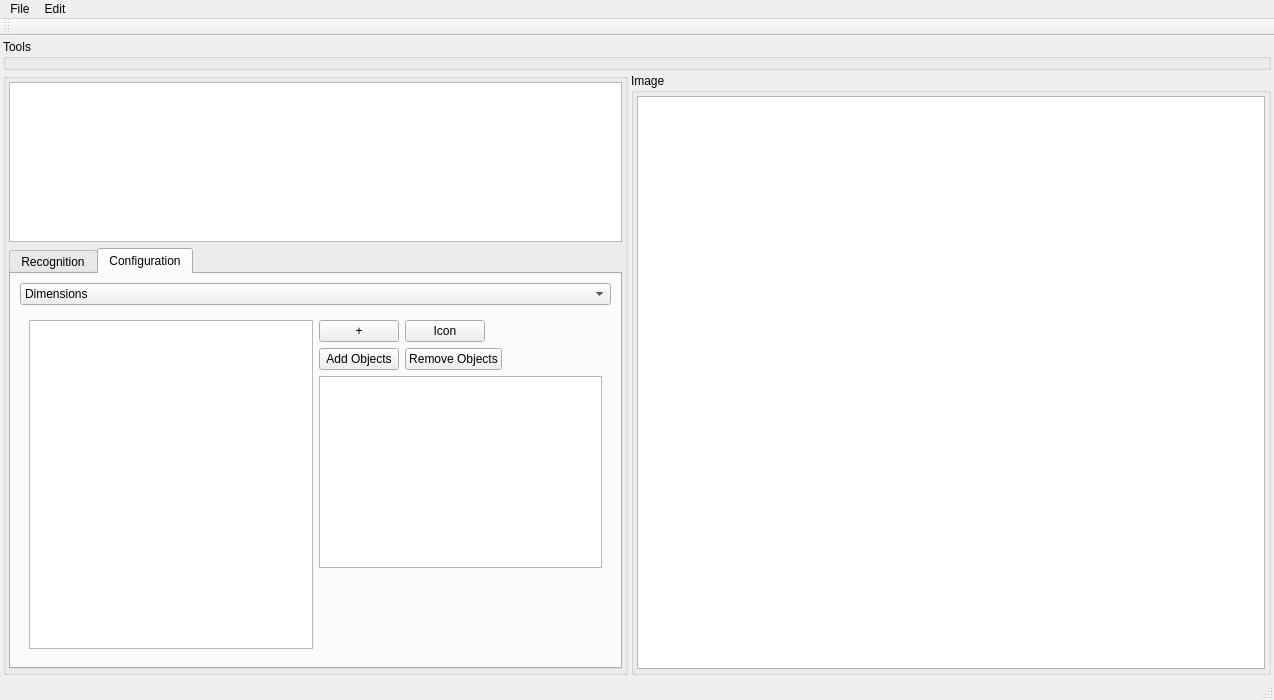
<?xml version="1.0" encoding="UTF-8"?>
<ui version="4.0">
 <class>MainWindow</class>
 <widget class="QMainWindow" name="MainWindow">
  <property name="geometry">
   <rect>
    <x>0</x>
    <y>0</y>
    <width>1274</width>
    <height>700</height>
   </rect>
  </property>
  <property name="windowTitle">
   <string>BloodCellApp</string>
  </property>
  <widget class="QWidget" name="centralwidget">
   <layout class="QVBoxLayout" name="verticalLayout_3">
    <property name="spacing">
     <number>3</number>
    </property>
    <property name="leftMargin">
     <number>3</number>
    </property>
    <property name="topMargin">
     <number>3</number>
    </property>
    <property name="rightMargin">
     <number>3</number>
    </property>
    <property name="bottomMargin">
     <number>3</number>
    </property>
    <item>
     <widget class="QGroupBox" name="groupBox">
      <property name="title">
       <string>Tools</string>
      </property>
      <layout class="QHBoxLayout" name="horizontalLayout">
       <property name="spacing">
        <number>3</number>
       </property>
       <property name="leftMargin">
        <number>3</number>
       </property>
       <property name="topMargin">
        <number>3</number>
       </property>
       <property name="rightMargin">
        <number>3</number>
       </property>
       <property name="bottomMargin">
        <number>3</number>
       </property>
      </layout>
     </widget>
    </item>
    <item>
     <layout class="QHBoxLayout" name="horizontalLayout_3">
      <item>
       <widget class="QGroupBox" name="groupBox_2">
        <property name="title">
         <string/>
        </property>
        <layout class="QVBoxLayout" name="verticalLayout_4">
         <property name="leftMargin">
          <number>3</number>
         </property>
         <property name="topMargin">
          <number>3</number>
         </property>
         <property name="rightMargin">
          <number>3</number>
         </property>
         <property name="bottomMargin">
          <number>3</number>
         </property>
         <item>
          <widget class="QListView" name="lvImages">
           <property name="minimumSize">
            <size>
             <width>200</width>
             <height>0</height>
            </size>
           </property>
           <property name="iconSize">
            <size>
             <width>30</width>
             <height>30</height>
            </size>
           </property>
          </widget>
         </item>
         <item>
          <widget class="QTabWidget" name="tabWidget">
           <property name="currentIndex">
            <number>1</number>
           </property>
           <widget class="QWidget" name="tRecognition">
            <attribute name="title">
             <string>Recognition</string>
            </attribute>
            <layout class="QVBoxLayout" name="verticalLayout_2">
             <item>
              <widget class="QTableView" name="tvAtlas">
               <property name="minimumSize">
                <size>
                 <width>0</width>
                 <height>350</height>
                </size>
               </property>
               <property name="iconSize">
                <size>
                 <width>50</width>
                 <height>50</height>
                </size>
               </property>
               <attribute name="horizontalHeaderVisible">
                <bool>false</bool>
               </attribute>
               <attribute name="horizontalHeaderDefaultSectionSize">
                <number>150</number>
               </attribute>
               <attribute name="horizontalHeaderMinimumSectionSize">
                <number>150</number>
               </attribute>
               <attribute name="verticalHeaderVisible">
                <bool>false</bool>
               </attribute>
               <attribute name="verticalHeaderDefaultSectionSize">
                <number>55</number>
               </attribute>
               <attribute name="verticalHeaderMinimumSectionSize">
                <number>55</number>
               </attribute>
              </widget>
             </item>
             <item>
              <spacer name="verticalSpacer_2">
               <property name="orientation">
                <enum>Qt::Vertical</enum>
               </property>
               <property name="sizeHint" stdset="0">
                <size>
                 <width>281</width>
                 <height>55</height>
                </size>
               </property>
              </spacer>
             </item>
            </layout>
           </widget>
           <widget class="QWidget" name="tConfiguration">
            <attribute name="title">
             <string>Configuration</string>
            </attribute>
            <layout class="QVBoxLayout" name="verticalLayout_5">
             <item>
              <widget class="QComboBox" name="cbConfigType">
               <item>
                <property name="text">
                 <string>Dimensions</string>
                </property>
               </item>
               <item>
                <property name="text">
                 <string>Classes</string>
                </property>
               </item>
              </widget>
             </item>
             <item>
              <widget class="QStackedWidget" name="swConfigData">
               <property name="currentIndex">
                <number>1</number>
               </property>
               <widget class="QWidget" name="pDimensions">
                <layout class="QVBoxLayout" name="verticalLayout_6">
                 <item>
                  <layout class="QHBoxLayout" name="horizontalLayout_4">
                   <item>
                    <widget class="QPushButton" name="bMarkRBC">
                     <property name="text">
                      <string>Mark an object of known size:</string>
                     </property>
                     <property name="checkable">
                      <bool>true</bool>
                     </property>
                    </widget>
                   </item>
                   <item>
                    <spacer name="horizontalSpacer_2">
                     <property name="orientation">
                      <enum>Qt::Horizontal</enum>
                     </property>
                     <property name="sizeHint" stdset="0">
                      <size>
                       <width>40</width>
                       <height>20</height>
                      </size>
                     </property>
                    </spacer>
                   </item>
                   <item>
                    <widget class="QLineEdit" name="lineEdit">
                     <property name="maximumSize">
                      <size>
                       <width>50</width>
                       <height>16777215</height>
                      </size>
                     </property>
                     <property name="text">
                      <string>0</string>
                     </property>
                    </widget>
                   </item>
                   <item>
                    <widget class="QLabel" name="label_3">
                     <property name="text">
                      <string/>
                     </property>
                    </widget>
                   </item>
                   <item>
                    <widget class="QComboBox" name="comboBox">
                     <item>
                      <property name="text">
                       <string>m</string>
                      </property>
                     </item>
                     <item>
                      <property name="text">
                       <string>cm</string>
                      </property>
                     </item>
                     <item>
                      <property name="text">
                       <string>mm</string>
                      </property>
                     </item>
                     <item>
                      <property name="text">
                       <string>µm</string>
                      </property>
                     </item>
                     <item>
                      <property name="text">
                       <string>nm</string>
                      </property>
                     </item>
                    </widget>
                   </item>
                   <item>
                    <spacer name="horizontalSpacer_4">
                     <property name="orientation">
                      <enum>Qt::Horizontal</enum>
                     </property>
                     <property name="sizeHint" stdset="0">
                      <size>
                       <width>40</width>
                       <height>20</height>
                      </size>
                     </property>
                    </spacer>
                   </item>
                   <item>
                    <widget class="QLabel" name="lRbcSize">
                     <property name="text">
                      <string>=</string>
                     </property>
                    </widget>
                   </item>
                   <item>
                    <widget class="QLineEdit" name="eRbcSize">
                     <property name="maximumSize">
                      <size>
                       <width>50</width>
                       <height>16777215</height>
                      </size>
                     </property>
                     <property name="text">
                      <string/>
                     </property>
                     <property name="readOnly">
                      <bool>true</bool>
                     </property>
                    </widget>
                   </item>
                   <item>
                    <widget class="QLabel" name="label_4">
                     <property name="text">
                      <string>Pixel</string>
                     </property>
                    </widget>
                   </item>
                  </layout>
                 </item>
                 <item>
                  <spacer name="verticalSpacer">
                   <property name="orientation">
                    <enum>Qt::Vertical</enum>
                   </property>
                   <property name="sizeHint" stdset="0">
                    <size>
                     <width>20</width>
                     <height>230</height>
                    </size>
                   </property>
                  </spacer>
                 </item>
                 <item>
                  <layout class="QHBoxLayout" name="horizontalLayout_5">
                   <item>
                    <widget class="QPushButton" name="bSaveRBCConfig">
                     <property name="text">
                      <string>Save</string>
                     </property>
                    </widget>
                   </item>
                   <item>
                    <widget class="QPushButton" name="bResetRBCConfig">
                     <property name="text">
                      <string>Reset</string>
                     </property>
                    </widget>
                   </item>
                   <item>
                    <spacer name="horizontalSpacer_3">
                     <property name="orientation">
                      <enum>Qt::Horizontal</enum>
                     </property>
                     <property name="sizeHint" stdset="0">
                      <size>
                       <width>40</width>
                       <height>20</height>
                      </size>
                     </property>
                    </spacer>
                   </item>
                  </layout>
                 </item>
                </layout>
               </widget>
               <widget class="QWidget" name="pClasses">
                <layout class="QHBoxLayout" name="horizontalLayout_7">
                 <item>
                  <widget class="QTableView" name="tvClasses"/>
                 </item>
                 <item>
                  <layout class="QVBoxLayout" name="verticalLayout_7">
                   <item>
                    <layout class="QHBoxLayout" name="horizontalLayout_2">
                     <item>
                      <widget class="QPushButton" name="bAddClass">
                       <property name="text">
                        <string>+</string>
                       </property>
                      </widget>
                     </item>
                     <item>
                      <widget class="QPushButton" name="bGetIon">
                       <property name="text">
                        <string>Icon</string>
                       </property>
                       <property name="checkable">
                        <bool>true</bool>
                       </property>
                      </widget>
                     </item>
                     <item>
                      <spacer name="horizontalSpacer">
                       <property name="orientation">
                        <enum>Qt::Horizontal</enum>
                       </property>
                       <property name="sizeHint" stdset="0">
                        <size>
                         <width>40</width>
                         <height>20</height>
                        </size>
                       </property>
                      </spacer>
                     </item>
                    </layout>
                   </item>
                   <item>
                    <layout class="QHBoxLayout" name="horizontalLayout_6">
                     <item>
                      <widget class="QPushButton" name="bSelectObjects">
                       <property name="text">
                        <string>Add Objects</string>
                       </property>
                       <property name="checkable">
                        <bool>true</bool>
                       </property>
                      </widget>
                     </item>
                     <item>
                      <widget class="QPushButton" name="bREmoveObjects">
                       <property name="text">
                        <string>Remove Objects</string>
                       </property>
                       <property name="checkable">
                        <bool>true</bool>
                       </property>
                      </widget>
                     </item>
                     <item>
                      <spacer name="horizontalSpacer_5">
                       <property name="orientation">
                        <enum>Qt::Horizontal</enum>
                       </property>
                       <property name="sizeHint" stdset="0">
                        <size>
                         <width>40</width>
                         <height>20</height>
                        </size>
                       </property>
                      </spacer>
                     </item>
                    </layout>
                   </item>
                   <item>
                    <widget class="QListView" name="lvModelImages"/>
                   </item>
                   <item>
                    <spacer name="verticalSpacer_3">
                     <property name="orientation">
                      <enum>Qt::Vertical</enum>
                     </property>
                     <property name="sizeHint" stdset="0">
                      <size>
                       <width>20</width>
                       <height>40</height>
                      </size>
                     </property>
                    </spacer>
                   </item>
                  </layout>
                 </item>
                </layout>
               </widget>
              </widget>
             </item>
            </layout>
           </widget>
          </widget>
         </item>
        </layout>
       </widget>
      </item>
      <item>
       <widget class="QGroupBox" name="gbImage">
        <property name="minimumSize">
         <size>
          <width>640</width>
          <height>480</height>
         </size>
        </property>
        <property name="title">
         <string>Image</string>
        </property>
        <layout class="QVBoxLayout" name="verticalLayout">
         <property name="spacing">
          <number>3</number>
         </property>
         <property name="leftMargin">
          <number>3</number>
         </property>
         <property name="topMargin">
          <number>3</number>
         </property>
         <property name="rightMargin">
          <number>3</number>
         </property>
         <property name="bottomMargin">
          <number>3</number>
         </property>
         <item>
          <widget class="QGraphicsView" name="gvImage"/>
         </item>
        </layout>
       </widget>
      </item>
     </layout>
    </item>
   </layout>
  </widget>
  <widget class="QMenuBar" name="menubar">
   <property name="geometry">
    <rect>
     <x>0</x>
     <y>0</y>
     <width>1274</width>
     <height>26</height>
    </rect>
   </property>
   <widget class="QMenu" name="menuFile">
    <property name="title">
     <string>File</string>
    </property>
    <addaction name="actionNew_Project"/>
    <addaction name="actionOpen_Project"/>
    <addaction name="actionLoad"/>
    <addaction name="actionOpen_file"/>
    <addaction name="actionExit"/>
   </widget>
   <widget class="QMenu" name="menuEdit">
    <property name="title">
     <string>Edit</string>
    </property>
    <addaction name="actionClear_images"/>
   </widget>
   <addaction name="menuFile"/>
   <addaction name="menuEdit"/>
  </widget>
  <widget class="QStatusBar" name="statusbar"/>
  <widget class="QToolBar" name="toolBar">
   <property name="windowTitle">
    <string>toolBar</string>
   </property>
   <attribute name="toolBarArea">
    <enum>TopToolBarArea</enum>
   </attribute>
   <attribute name="toolBarBreak">
    <bool>false</bool>
   </attribute>
  </widget>
  <action name="actionExit">
   <property name="text">
    <string>Exit</string>
   </property>
  </action>
  <action name="actionLoad">
   <property name="text">
    <string>Load directory</string>
   </property>
  </action>
  <action name="actionClear_images">
   <property name="text">
    <string>Clear images</string>
   </property>
  </action>
  <action name="actionOpen_file">
   <property name="text">
    <string>Open file</string>
   </property>
  </action>
  <action name="actionNew_Project">
   <property name="text">
    <string>New Project</string>
   </property>
  </action>
  <action name="actionOpen_Project">
   <property name="text">
    <string>Open Project</string>
   </property>
  </action>
 </widget>
 <resources/>
 <connections/>
</ui>
